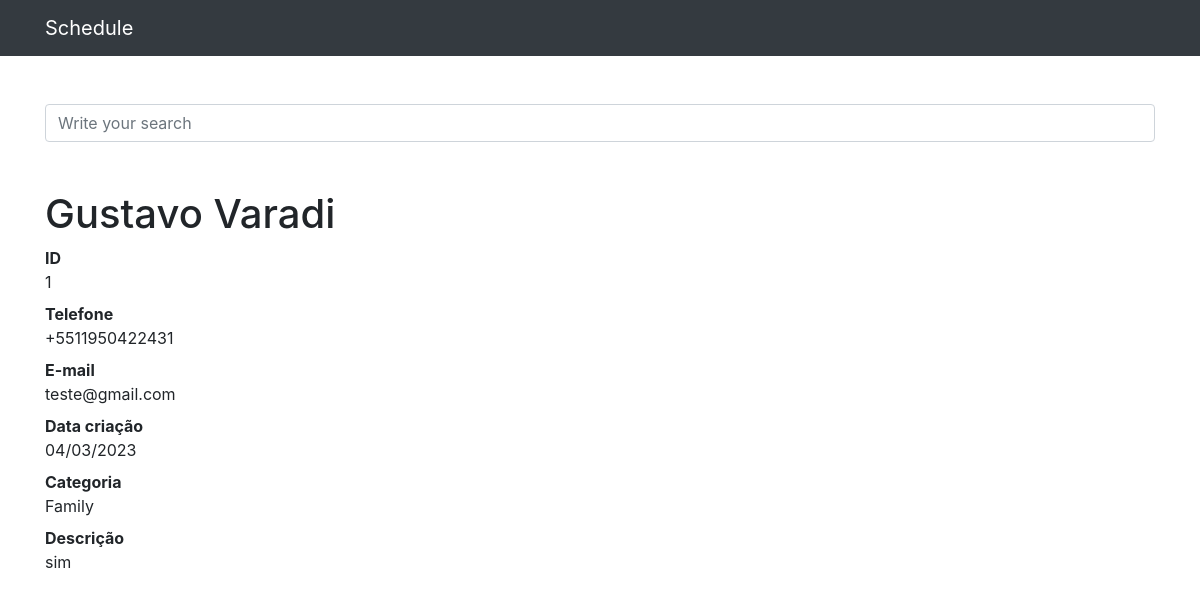
Before: /1 with the older database file.
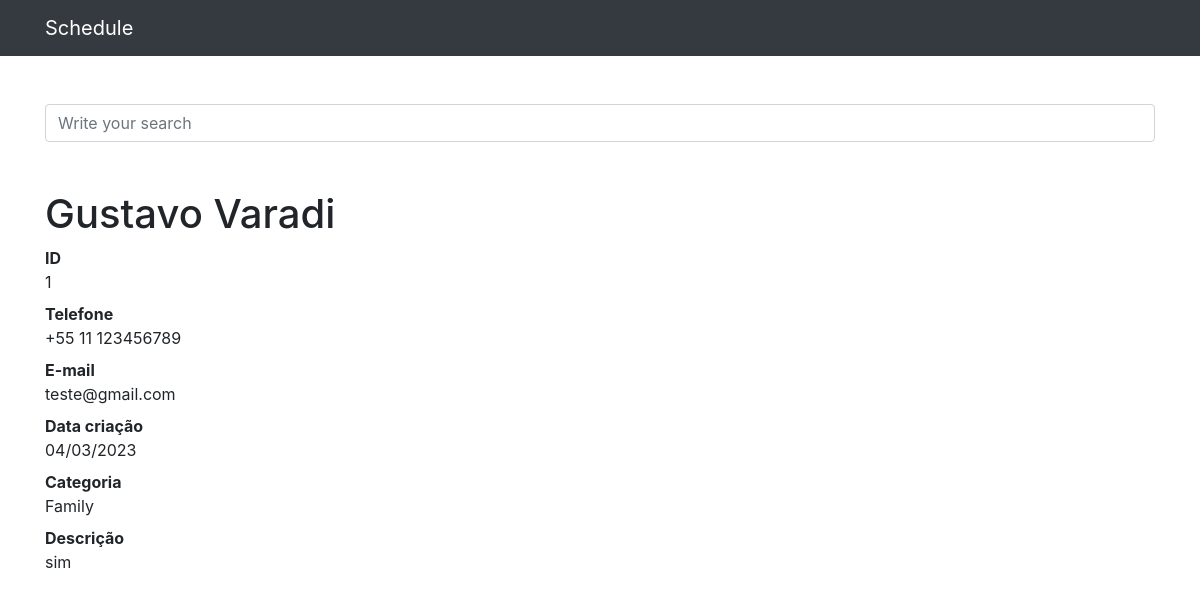
After: the same page with the newer database file.
### contacts/models.py (models this page shows, shortened)
class Contacts(models.Model):
    name = models.CharField(max_length=100)
    surname = models.CharField(max_length=100, blank=True)
    phone = models.CharField(max_length=20)
    mail = models.CharField(max_length=100)
    creation_date = models.DateTimeField(default=timezone.now)
    description = models.TextField(blank=True)
    category = models.ForeignKey(Category, on_delete=models.DO_NOTHING)
    show = models.BooleanField(default=True)
    photo = models.ImageField(blank=True, upload_to='photos/%Y/%m')

class Category(models.Model):
    name = models.CharField(max_length=100)
    def __str__(self):
        return self.name

### contacts/views.py (the view)
# urls.py: path('<int:contact_id>', views.show_contact, name='show_contact'),
def show_contact(request, contact_id):
    contact = get_object_or_404(Contacts, id=contact_id)
    if not contact.show:
        raise Http404()
    return render(request, 'contacts/show_contact.html', {
        'contact': contact
    })

### contacts/templates/contacts/show_contact.html (shortened to what this page needs)
{% extends 'base.html' %}
{% block conteudo %}
    <h1 class="mt-5">{{ contact.name }} {{ contact.surname}}</h1>
    <dl>
        <dt>ID</dt>
        <dd>{{ contact.id }}</dd>
        <dt>Telefone</dt>
        <dd>{{ contact.phone }}</dd>
        <dt>E-mail</dt>
        <dd>{{ contact.mail }}</dd>
        <dt>Data criação</dt>
        <dd>{{ contact.creation_date|date:'d/m/Y' }}</dd>
        <dt>Categoria</dt>
        <dd>{{ contact.category }}</dd>
        <dt>Descrição</dt>
        <dd>{{ contact.description }}</dd>
    </dl>
{% endblock %}

Changed rows visible on the page:
changed Contacts "Gustavo": phone "+5511950422431" → "+55 11 123456789"
